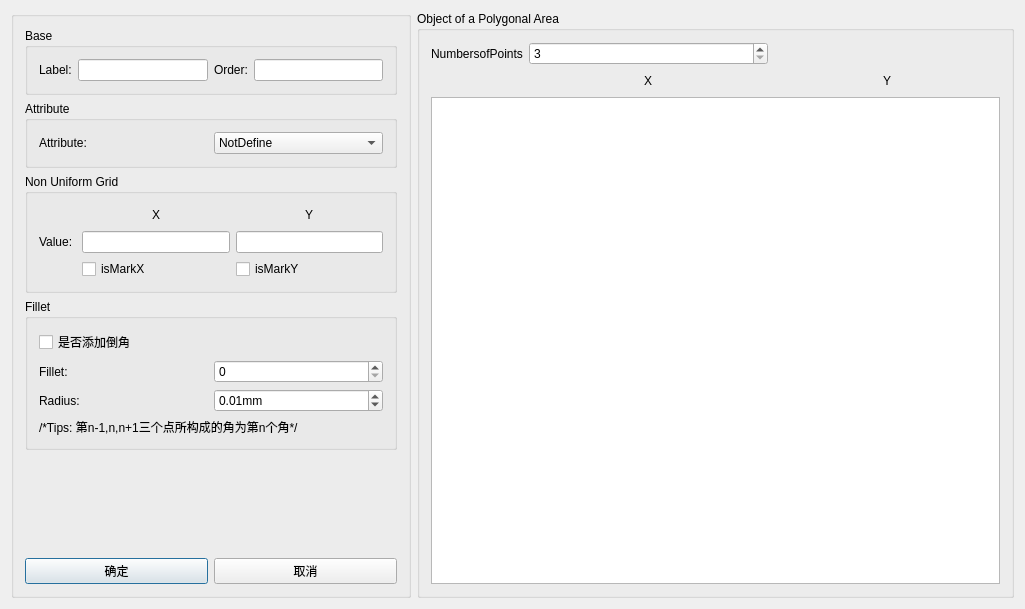
<?xml version="1.0" encoding="UTF-8"?>
<ui version="4.0">
 <class>Dialog</class>
 <widget class="QDialog" name="Dialog">
  <property name="geometry">
   <rect>
    <x>0</x>
    <y>0</y>
    <width>1025</width>
    <height>609</height>
   </rect>
  </property>
  <property name="windowTitle">
   <string>Dialog</string>
  </property>
  <layout class="QHBoxLayout" name="horizontalLayout_4">
   <item>
    <widget class="QGroupBox" name="groupBox_4">
     <property name="maximumSize">
      <size>
       <width>400</width>
       <height>16777215</height>
      </size>
     </property>
     <property name="title">
      <string/>
     </property>
     <layout class="QHBoxLayout" name="horizontalLayout_3">
      <item>
       <layout class="QGridLayout" name="gridLayout_2">
        <item row="1" column="0">
         <widget class="QGroupBox" name="groupBox_2">
          <property name="title">
           <string>Attribute</string>
          </property>
          <layout class="QGridLayout" name="gridLayout_4">
           <item row="0" column="0">
            <widget class="QLabel" name="label_3">
             <property name="text">
              <string>Attribute:</string>
             </property>
            </widget>
           </item>
           <item row="0" column="1">
            <widget class="QComboBox" name="cb_attribute">
             <item>
              <property name="text">
               <string>NotDefine</string>
              </property>
             </item>
             <item>
              <property name="text">
               <string>Conductor</string>
              </property>
             </item>
             <item>
              <property name="text">
               <string>Custom</string>
              </property>
             </item>
             <item>
              <property name="text">
               <string>Void</string>
              </property>
             </item>
            </widget>
           </item>
           <item row="1" column="0" colspan="2">
            <layout class="QHBoxLayout" name="Layout_custom"/>
           </item>
          </layout>
         </widget>
        </item>
        <item row="2" column="0">
         <widget class="QGroupBox" name="groupBox_3">
          <property name="title">
           <string>Non Uniform Grid</string>
          </property>
          <layout class="QGridLayout" name="gridLayout">
           <item row="0" column="2">
            <widget class="QLabel" name="label_x">
             <property name="text">
              <string>X</string>
             </property>
            </widget>
           </item>
           <item row="1" column="0">
            <widget class="QLabel" name="label_4">
             <property name="text">
              <string>Value: </string>
             </property>
            </widget>
           </item>
           <item row="0" column="1">
            <spacer name="horizontalSpacer_2">
             <property name="orientation">
              <enum>Qt::Horizontal</enum>
             </property>
             <property name="sizeHint" stdset="0">
              <size>
               <width>40</width>
               <height>20</height>
              </size>
             </property>
            </spacer>
           </item>
           <item row="0" column="4">
            <spacer name="horizontalSpacer_3">
             <property name="orientation">
              <enum>Qt::Horizontal</enum>
             </property>
             <property name="sizeHint" stdset="0">
              <size>
               <width>40</width>
               <height>20</height>
              </size>
             </property>
            </spacer>
           </item>
           <item row="0" column="3">
            <spacer name="horizontalSpacer">
             <property name="orientation">
              <enum>Qt::Horizontal</enum>
             </property>
             <property name="sizeHint" stdset="0">
              <size>
               <width>40</width>
               <height>20</height>
              </size>
             </property>
            </spacer>
           </item>
           <item row="1" column="1" colspan="3">
            <widget class="QLineEdit" name="le_markx"/>
           </item>
           <item row="0" column="5">
            <widget class="QLabel" name="label_y">
             <property name="text">
              <string>Y</string>
             </property>
            </widget>
           </item>
           <item row="0" column="6">
            <spacer name="horizontalSpacer_4">
             <property name="orientation">
              <enum>Qt::Horizontal</enum>
             </property>
             <property name="sizeHint" stdset="0">
              <size>
               <width>40</width>
               <height>20</height>
              </size>
             </property>
            </spacer>
           </item>
           <item row="1" column="4" colspan="3">
            <widget class="QLineEdit" name="le_marky"/>
           </item>
           <item row="2" column="1" colspan="3">
            <widget class="QCheckBox" name="checkBox_isMarkX">
             <property name="text">
              <string>isMarkX</string>
             </property>
            </widget>
           </item>
           <item row="2" column="4" colspan="3">
            <widget class="QCheckBox" name="checkBox_isMarkY">
             <property name="text">
              <string>isMarkY</string>
             </property>
            </widget>
           </item>
          </layout>
         </widget>
        </item>
        <item row="0" column="0">
         <widget class="QGroupBox" name="groupBox">
          <property name="title">
           <string>Base</string>
          </property>
          <layout class="QHBoxLayout" name="horizontalLayout">
           <item>
            <widget class="QLabel" name="label">
             <property name="text">
              <string>Label:</string>
             </property>
            </widget>
           </item>
           <item>
            <widget class="QLineEdit" name="le_name"/>
           </item>
           <item>
            <widget class="QLabel" name="label_2">
             <property name="text">
              <string>Order:</string>
             </property>
            </widget>
           </item>
           <item>
            <widget class="QLineEdit" name="le_order"/>
           </item>
          </layout>
         </widget>
        </item>
        <item row="4" column="0">
         <spacer name="verticalSpacer">
          <property name="orientation">
           <enum>Qt::Vertical</enum>
          </property>
          <property name="sizeHint" stdset="0">
           <size>
            <width>20</width>
            <height>40</height>
           </size>
          </property>
         </spacer>
        </item>
        <item row="5" column="0">
         <layout class="QHBoxLayout" name="horizontalLayout_2">
          <item>
           <widget class="QPushButton" name="pb_ok">
            <property name="text">
             <string>确定</string>
            </property>
           </widget>
          </item>
          <item>
           <widget class="QPushButton" name="pb_cancel">
            <property name="text">
             <string>取消</string>
            </property>
           </widget>
          </item>
         </layout>
        </item>
        <item row="3" column="0">
         <widget class="QGroupBox" name="groupBox_6">
          <property name="title">
           <string>Fillet</string>
          </property>
          <layout class="QVBoxLayout" name="verticalLayout">
           <item>
            <layout class="QGridLayout" name="gridLayout_5">
             <item row="2" column="1">
              <widget class="QDoubleSpinBox" name="dsp_radius">
               <property name="suffix">
                <string>mm</string>
               </property>
               <property name="minimum">
                <double>0.000000000000000</double>
               </property>
               <property name="maximum">
                <double>99999.000000000000000</double>
               </property>
               <property name="value">
                <double>0.010000000000000</double>
               </property>
              </widget>
             </item>
             <item row="3" column="0" colspan="2">
              <widget class="QLabel" name="label_12">
               <property name="text">
                <string>/*Tips: 第n-1,n,n+1三个点所构成的角为第n个角*/</string>
               </property>
              </widget>
             </item>
             <item row="1" column="0">
              <widget class="QLabel" name="label_7">
               <property name="text">
                <string>Fillet:</string>
               </property>
              </widget>
             </item>
             <item row="2" column="0">
              <widget class="QLabel" name="label_8">
               <property name="text">
                <string>Radius:</string>
               </property>
              </widget>
             </item>
             <item row="0" column="0">
              <widget class="QCheckBox" name="isFillet">
               <property name="text">
                <string>是否添加倒角</string>
               </property>
              </widget>
             </item>
             <item row="1" column="1">
              <widget class="QSpinBox" name="sb_fillet_num"/>
             </item>
            </layout>
           </item>
          </layout>
         </widget>
        </item>
       </layout>
      </item>
     </layout>
    </widget>
   </item>
   <item>
    <widget class="QGroupBox" name="groupBox_5">
     <property name="sizePolicy">
      <sizepolicy hsizetype="Fixed" vsizetype="Fixed">
       <horstretch>0</horstretch>
       <verstretch>0</verstretch>
      </sizepolicy>
     </property>
     <property name="minimumSize">
      <size>
       <width>0</width>
       <height>285</height>
      </size>
     </property>
     <property name="maximumSize">
      <size>
       <width>9999</width>
       <height>9999</height>
      </size>
     </property>
     <property name="title">
      <string>Object of a Polygonal Area</string>
     </property>
     <layout class="QVBoxLayout" name="verticalLayout_4">
      <property name="sizeConstraint">
       <enum>QLayout::SetDefaultConstraint</enum>
      </property>
      <item>
       <layout class="QGridLayout" name="gridLayout_3" columnstretch="0,0,0,0,0,0,0">
        <property name="sizeConstraint">
         <enum>QLayout::SetFixedSize</enum>
        </property>
        <item row="1" column="1">
         <spacer name="horizontalSpacer_5">
          <property name="orientation">
           <enum>Qt::Horizontal</enum>
          </property>
          <property name="sizeHint" stdset="0">
           <size>
            <width>40</width>
            <height>20</height>
           </size>
          </property>
         </spacer>
        </item>
        <item row="1" column="3">
         <spacer name="horizontalSpacer_6">
          <property name="orientation">
           <enum>Qt::Horizontal</enum>
          </property>
          <property name="sizeHint" stdset="0">
           <size>
            <width>40</width>
            <height>20</height>
           </size>
          </property>
         </spacer>
        </item>
        <item row="1" column="4">
         <spacer name="horizontalSpacer_7">
          <property name="orientation">
           <enum>Qt::Horizontal</enum>
          </property>
          <property name="sizeHint" stdset="0">
           <size>
            <width>40</width>
            <height>20</height>
           </size>
          </property>
         </spacer>
        </item>
        <item row="1" column="0">
         <widget class="QLabel" name="label_6">
          <property name="text">
           <string/>
          </property>
         </widget>
        </item>
        <item row="1" column="2">
         <widget class="QLabel" name="label_9">
          <property name="text">
           <string>X</string>
          </property>
         </widget>
        </item>
        <item row="1" column="5">
         <widget class="QLabel" name="label_10">
          <property name="text">
           <string>Y</string>
          </property>
         </widget>
        </item>
        <item row="0" column="0">
         <widget class="QLabel" name="label_11">
          <property name="text">
           <string>NumbersofPoints</string>
          </property>
         </widget>
        </item>
        <item row="0" column="1" colspan="3">
         <widget class="QSpinBox" name="spinBox_num">
          <property name="minimum">
           <number>3</number>
          </property>
          <property name="maximum">
           <number>200</number>
          </property>
         </widget>
        </item>
        <item row="1" column="6">
         <spacer name="horizontalSpacer_8">
          <property name="orientation">
           <enum>Qt::Horizontal</enum>
          </property>
          <property name="sizeHint" stdset="0">
           <size>
            <width>40</width>
            <height>20</height>
           </size>
          </property>
         </spacer>
        </item>
       </layout>
      </item>
      <item>
       <widget class="QListWidget" name="listWidget"/>
      </item>
     </layout>
    </widget>
   </item>
  </layout>
 </widget>
 <layoutdefault spacing="6" margin="11"/>
 <resources/>
 <connections/>
</ui>
